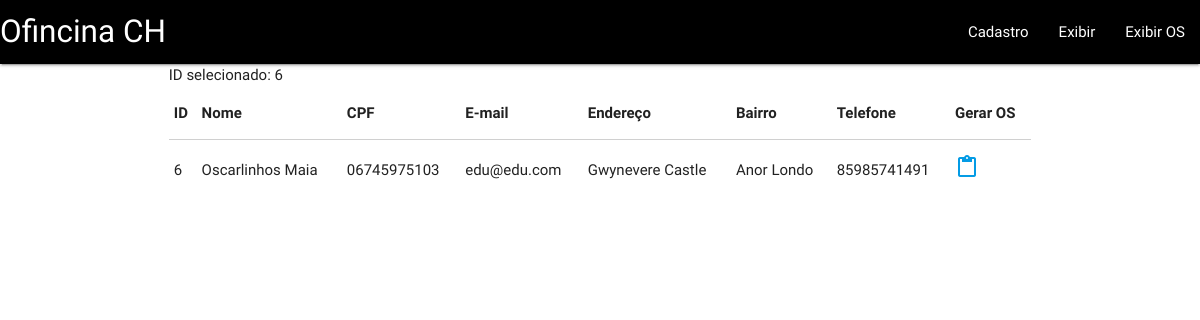
Page /detalhe.php?id=6 on the committed database.
### tables this page shows
CREATE TABLE `cliente` (
  `id` int(11) NOT NULL,
  `nome` varchar(50) NOT NULL,
  `cpf` varchar(15) NOT NULL,
  `email` varchar(50) NOT NULL,
  `endereco` varchar(50) NOT NULL,
  `bairro` varchar(50) NOT NULL,
  `telefone` varchar(12) NOT NULL
);

### detalhe.php (the view, shortened to what this page needs)
<!DOCTYPE html>
  <html>
    <head>
      <link type="text/css" rel="stylesheet" href="css/materialize.min.css"  media="screen,projection"/>
    </head>
    <body>
        <?php
    include './includes/menu.php';
    ?>
<div class="container">
    <div class="row">
        <table>
            <thead>
                <tr>
               <th>ID</th>
               <th>Nome</th>
               <th>CPF</th>
               <th>E-mail</th>
               <th>Endereço </th>
               <th>Bairro </th>
               <th>Telefone </th>
               <th>Gerar OS </th>
        </tr>
            </thead>
            <?php
             include './conexao.php';
             $id_pesquisa = $_GET['id'];
     echo "ID selecionado: " , $id_pesquisa,"<br>";
     $sql = "SELECT * FROM cliente WHERE id='$id_pesquisa'";
     $restultado = mysqli_query($conn, $sql);
     while ($dados = mysqli_fetch_array($restultado)) {
            ?>
            <tbody>
                 <td> <?php echo  $dados['id'] ?></td>
                 <td> <?php echo $dados['nome'] ?></td>
                 <td> <?php echo $dados['cpf'] ?></td>
                 <td> <?php echo $dados['email'] ?></td>
                 <td> <?php echo $dados['endereco'] ?></td>
                 <td> <?php echo $dados['bairro'] ?></td>
                 <td> <?php echo $dados['telefone'] ?></td>
         <td>
          <a href="cadastro_ordem_servico.php?id=<?php echo $dados['id'] ?>">
          <i class="material-icons prefix" title="Gerar OS">content_paste
</i>
          </a>
         </td>
              </tbody>
        <?php } ?>
    </div>
</div>
    </body>
  </html>

### rows in the picture
cliente: id "6", nome "Oscarlinhos Maia", cpf "06745975103", email "edu@edu.com", endereco "Gwynevere Castle", bairro "Anor Londo", telefone "85985741491"
